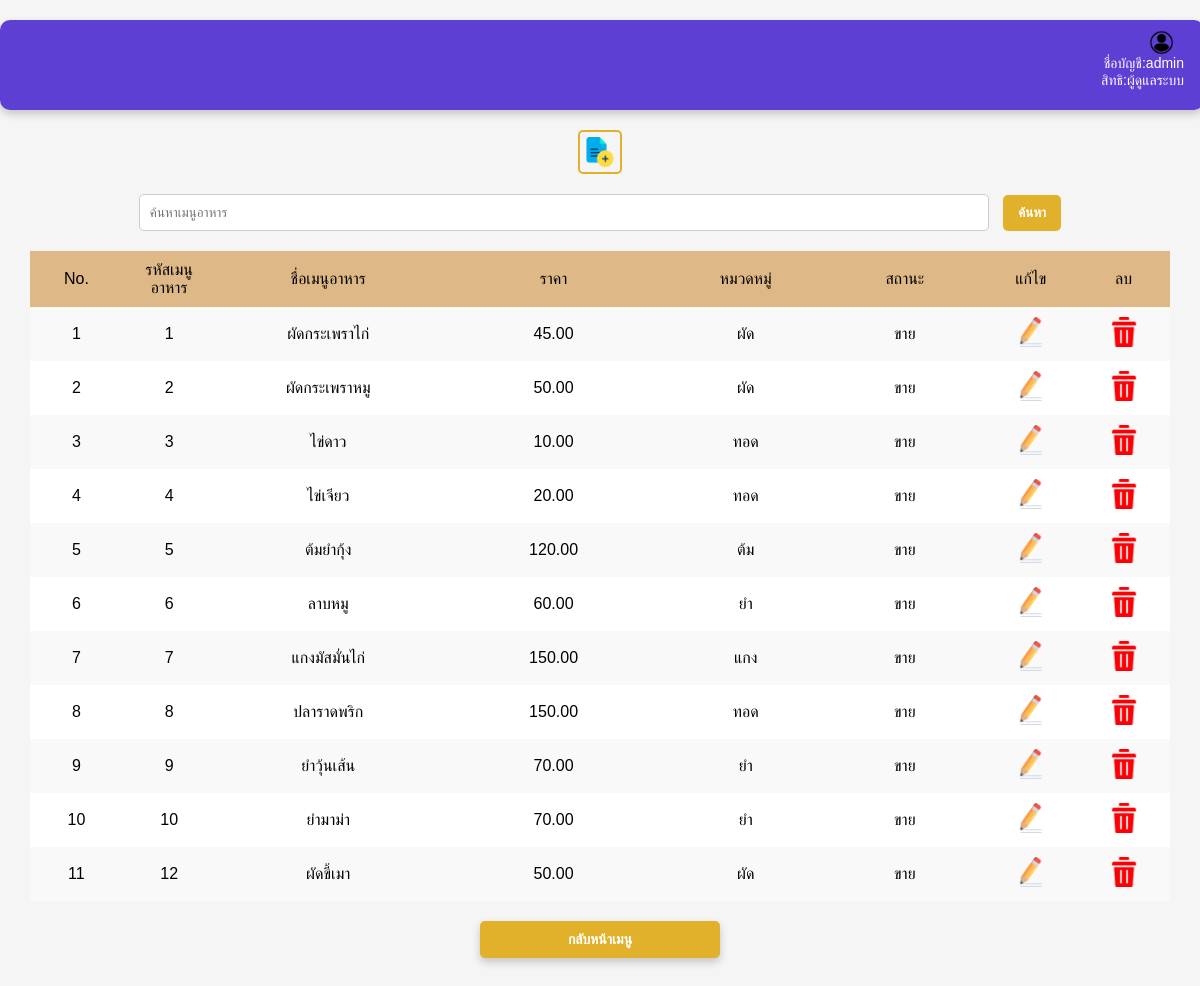
Page /Foodmenu/displayFood.php (signed in) on the committed database.
### tables this page shows
CREATE TABLE `menu` (
  `menu_id` int(11) NOT NULL,
  `menu_name` varchar(250) NOT NULL,
  `price` decimal(10,2) NOT NULL,
  `category` varchar(100) NOT NULL,
  `menu_status` int(11) NOT NULL
);

### Foodmenu/displayFood.php (the view, shortened to what this page needs)
<?php
include_once("connectdb.php");
if (isset($_COOKIE["username"]) and isset($_COOKIE["UserGroup"])) {
    $username = $_COOKIE["username"];
    $userGroup = $_COOKIE["UserGroup"];
}
?>
<!DOCTYPE html>
<html lang="en">
<head>
</head>
<body>
    <div class ="login">
        <IMG src="icon/login.png" width="25" height="25">
        <ul>
            <?php
            echo"<li>ชื่อบัญชี:$username </li>";
            echo"<li>สิทธิ:$userGroup</li>";
            ?>
        </ul>
    </div>
    <form method="GET" >
        <?php
        include_once("connectdb.php");
        $userGroup = isset($_COOKIE['UserGroup']) ? $_COOKIE['UserGroup'] : null;
        $search = "";
        $sql = "SELECT * FROM menu WHERE menu_name LIKE '%$search%'";
        $result = $conn->query($sql);
        if ($result->num_rows > 0) {
            if ($userGroup == "ผู้ดูแลระบบ") {
                echo "<a href='inputFood.php'><img src='icon/add.png' width=30px></a>";
            }
            echo "
                    <input type='text' name='search' placeholder='ค้นหาเมนูอาหาร'
                    style='width: 828px;' value=$search >
                    <input type='submit' value='ค้นหา'>";
            echo "
            <table>
                <tr style='background-color:burlywood'>
                    <td width='50px'>No.</td>
                    <td width='50px'>รหัสเมนูอาหาร</td>
                    <td width='150px'>ชื่อเมนูอาหาร</td>
                    <td width='150px'>ราคา</td>
                    <td width='100px'>หมวดหมู่</td>
                    <td width='100px'>สถานะ</td>";
                    if ($userGroup == "ผู้ดูแลระบบ") {
                        echo "
                        <td width=50px>แก้ไข</td>
                        <td width=50px>ลบ</td>";
                }
                echo "</tr>";
            $No = 0;
            while ($row = $result->fetch_assoc()) {
                $MenuId = $row["menu_id"];
                $MenuName = $row["menu_name"];
                $Price = $row["price"];
                $Category = $row["category"];
                $Menustatus = $row["menu_status"];
                $No++;
                if($Menustatus == 1){
                    $Menustatus = "ขาย";
                }else{
                    $Menustatus = "ระงับการขาย";
                }
                echo "
                    <tr>
                        <td>$No</td>
                        <td>$MenuId</td>
                        <td>$MenuName</td>
                        <td>$Price</td>
                        <td>$Category</td>
                        <td>$Menustatus</td>";
                        if ($userGroup == "ผู้ดูแลระบบ") {
                        echo "
                                <td><a href='Foodedit.php?id=$MenuId'>
                                <img src='icon/edit.png' width=30px></a></td>
                                <td><a href='DeleteFood.php?id=$MenuId'>
                                <img src='icon/delete.png' width=30px></a></td>";
                        }
                        echo "</tr>";
            }
            echo "</table>";
            echo "<a href='../menu.php'>กลับหน้าเมนู</a><br>";
        } else {
            echo "<h1>ไม่พบข้อมูลเมนูอาหาร<h1>
                <a href='../menu.php'>ย้อนกลับ</a><br>";
        }
        ?>
    </form>
</body>
</html>

### Foodmenu/connectdb.php (shortened to what this page needs)
<!DOCTYPE html>
<html lang="en">
<head>
</head>
<body>
</body>
</html>

### Foodmenu/displayFood.php (style rules this page uses)
body { font-family: Arial, sans-serif; background-color: #f5f5f5; margin: 0; padding: 0; }
.login { width: 97%; height: 70px; text-align: right; padding: 10px 20px; margin: 20px auto; background-color: #5d3fd3; color: white; border-radius: 10px; box-shadow: 0 4px 8px rgba(0, 0, 0, 0.2); }
.login ul { list-style-type: none; padding: 0; margin: 0; }
.login ul li { font-size: 14px; }
.login img { margin-right: 10px; vertical-align: middle; }
table { width: 95%; margin: 20px auto; border-collapse: collapse; }
table th, table td { padding: 10px; text-align: center; }
table tr:nth-child(even) { background-color: #f9f9f9; }
table tr:nth-child(odd) { background-color: #ffffff; }
input[type="text"] { padding: 10px; border: 1px solid #ccc; border-radius: 5px; margin-right: 10px; width: 70%; }
input[type="submit"] { background-color: #e1b12c; color: white; border: none; padding: 10px 15px; border-radius: 5px; font-weight: bold; cursor: pointer; transition: all 0.3s ease; }
a { text-decoration: none; color: #5d3fd3; font-weight: bold; font-size: 14px; }
a[href="../menu.php"], a[href="displayFood.php"] { display: block; text-align: center; background-color: #e1b12c; color: white; padding: 10px 20px; border-radius: 5px; width: 200px; margin: 20px auto; font-weight: bold; text-transform: uppercase; box-shadow: 0 4px 8px rgba(0, 0, 0, 0.2); }
a[href='inputFood.php'] img { display: block; margin: 20px auto; border: 2px solid #e1b12c; border-radius: 5px; padding: 5px; transition: all 0.3s ease; }
form { text-align: center; margin-top: 20px; }

### rows in the picture
menu: menu_id "1", menu_name "ผัดกระเพราไก่", price "45.00", category "ผัด", menu_status "ขาย"
menu: menu_id "2", menu_name "ผัดกระเพราหมู", price "50.00", category "ผัด", menu_status "ขาย"
menu: menu_id "3", menu_name "ไข่ดาว", price "10.00", category "ทอด", menu_status "ขาย"
menu: menu_id "4", menu_name "ไข่เจียว", price "20.00", category "ทอด", menu_status "ขาย"
menu: menu_id "5", menu_name "ต้มยำกุ้ง", price "120.00", category "ต้ม", menu_status "ขาย"
menu: menu_id "6", menu_name "ลาบหมู", price "60.00", category "ยำ", menu_status "ขาย"
menu: menu_id "7", menu_name "แกงมัสมั่นไก่", price "150.00", category "แกง", menu_status "ขาย"
menu: menu_id "8", menu_name "ปลาราดพริก", price "150.00", category "ทอด", menu_status "ขาย"
menu: menu_id "9", menu_name "ยำวุ้นเส้น", price "70.00", category "ยำ", menu_status "ขาย"
menu: menu_id "10", menu_name "ยำมาม่า", price "70.00", category "ยำ", menu_status "ขาย"
menu: menu_id "12", menu_name "ผัดขี้เมา", price "50.00", category "ผัด", menu_status "ขาย"

### other values in the picture
$username "admin"
$userGroup "ผู้ดูแลระบบ"
